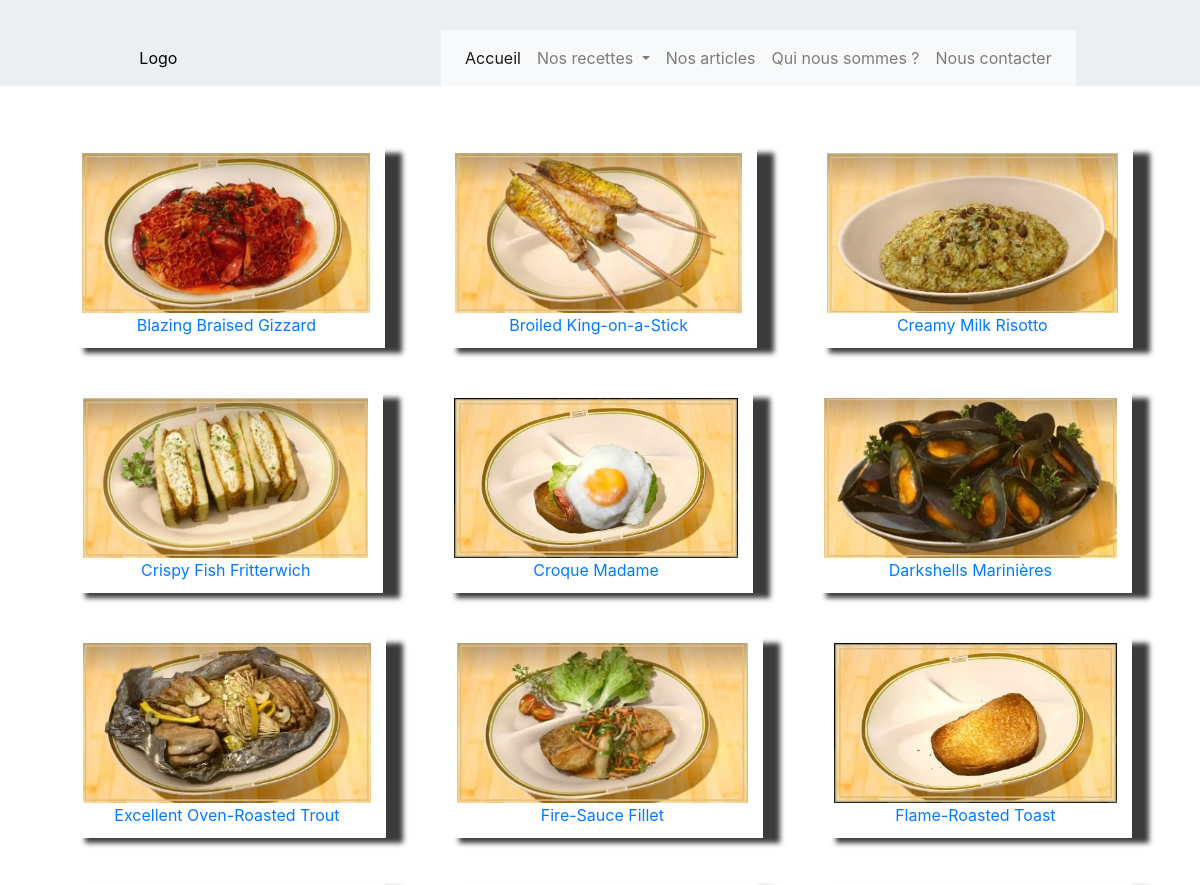
The app's page /front/nosrecettes.php (upper part), older data.
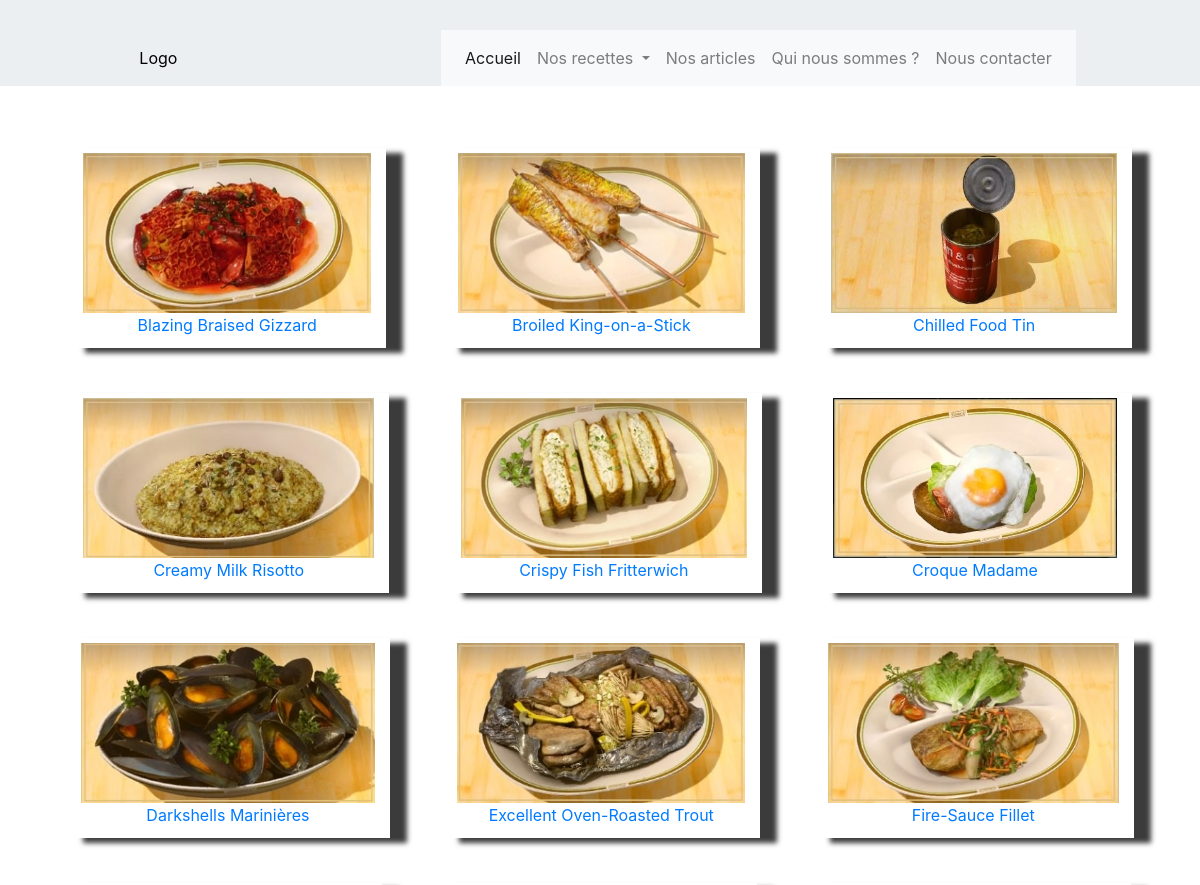
The same page, newer data.
### tables this page shows
CREATE TABLE IF NOT EXISTS `recette` (
  `idRecette` int(4) NOT NULL AUTO_INCREMENT,
  `idOrigine` int(4) NOT NULL,
  `nomRecette` varchar(100) NOT NULL,
  `descriptionRecette` varchar(500) DEFAULT NULL,
  `dureeCuisson` varchar(100) DEFAULT NULL,
  `dureePreparation` varchar(100) DEFAULT NULL,
  `recetteRecette` varchar(5000) DEFAULT NULL,
  `effetsRecette` varchar(500) DEFAULT NULL,
  `idCategorie` int(4) NOT NULL,
  `idImage` int(4) DEFAULT NULL,
  `idEtat` int(4) DEFAULT NULL,
  PRIMARY KEY (`idRecette`),
  KEY `fkOrigine` (`idOrigine`),
  KEY `fkCategorie` (`idCategorie`),
  KEY `fkImage` (`idImage`),
  KEY `fkEtat` (`idEtat`)
);

### front/nosrecettes.php (the view, shortened to what this page needs)
<section id="pageRecette">
  <?php
    $base = connect();
    $requete= $base->query("SELECT * FROM recette ORDER BY nomRecette");
    while($ligne= $requete->fetch(PDO::FETCH_OBJ)){
      $thumbnail = '<figure class="miniRecette">';
      $thumbnail .= '<a href="recette.php?idrecette='.$ligne->idRecette.'">';
      $image= $base->query("SELECT urlImage FROM image WHERE idImage='".$ligne->idImage."'")->fetch(PDO::FETCH_OBJ);
      $image->urlImage = str_replace("_p", "_g", $image->urlImage);
      $thumbnail .= '<img src="'.$image->urlImage.'" alt="'.$ligne->nomRecette.'">';
      $thumbnail .= '<figcaption>'.$ligne->nomRecette.'</figcaption>';
      $thumbnail .= '</a>';
      $thumbnail .= '</figure>';
      echo $thumbnail;
    }
  ?>
</section>

Row changes from the older to the newer data that the page shows:
no longer on this page (row unchanged): recette: nomRecette (picture), nomRecette "Flame-Roasted Toast"
added recette: nomRecette (picture), nomRecette "Chilled Food Tin"
